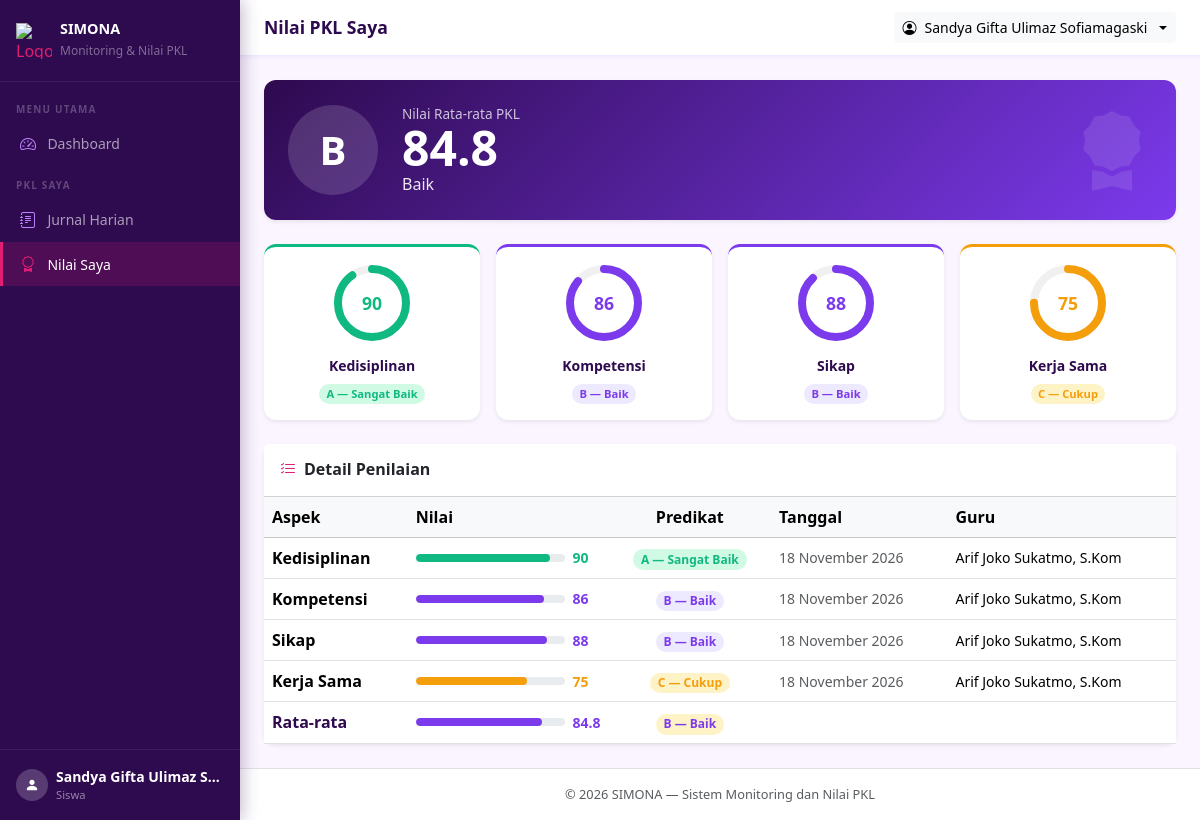
The page /siswa/nilai/index.php (signed in) on the database its author committed.
### tables this page shows
CREATE TABLE `nilai` (
  `id` int(10) unsigned NOT NULL AUTO_INCREMENT,
  `siswa_id` int(10) unsigned NOT NULL,
  `aspek_penilaian` varchar(50) NOT NULL COMMENT 'Contoh: Kedisiplinan, Kompetensi, Sikap',
  `nilai` tinyint(3) unsigned NOT NULL COMMENT 'Rentang 0-100',
  `tanggal_input` date NOT NULL,
  `diberikan_oleh` int(10) unsigned NOT NULL COMMENT 'Relasi ke users.id (admin/guru)',
  PRIMARY KEY (`id`),
  UNIQUE KEY `uq_siswa_aspek` (`siswa_id`,`aspek_penilaian`),
  KEY `idx_nilai_siswa` (`siswa_id`),
  KEY `idx_nilai_pemberi` (`diberikan_oleh`),
  CONSTRAINT `fk_nilai_siswa` FOREIGN KEY (`siswa_id`) REFERENCES `siswa` (`id`) ON DELETE CASCADE,
  CONSTRAINT `fk_nilai_user` FOREIGN KEY (`diberikan_oleh`) REFERENCES `users` (`id`)
);

CREATE TABLE `users` (
  `id` int(10) unsigned NOT NULL AUTO_INCREMENT,
  `nama` varchar(100) NOT NULL,
  `username` varchar(50) NOT NULL,
  `password` varchar(255) NOT NULL COMMENT 'Hasil password_hash(), bukan teks asli',
  `role` enum('admin','siswa') NOT NULL DEFAULT 'siswa',
  `created_at` timestamp NOT NULL DEFAULT current_timestamp(),
  PRIMARY KEY (`id`),
  UNIQUE KEY `uq_username` (`username`)
);

### includes/functions.php (called while the page is built, shortened)
<?php
function e(string $string): string
{
    return htmlspecialchars($string, ENT_QUOTES, 'UTF-8');
}
function format_tanggal(string $tanggal): string
{
    $bulan = [
        1  => 'Januari',  2  => 'Februari', 3  => 'Maret',
        4  => 'April',    5  => 'Mei',       6  => 'Juni',
        7  => 'Juli',     8  => 'Agustus',   9  => 'September',
        10 => 'Oktober',  11 => 'November',  12 => 'Desember',
    ];
    $ts = strtotime($tanggal);
    return date('j', $ts) . ' ' . $bulan[(int)date('n', $ts)] . ' ' . date('Y', $ts);
}

### siswa/nilai/index.php (the view, shortened to what this page needs)
<?php
require_once __DIR__ . '/../../includes/functions.php';
$db       = get_db();
$user     = current_user();
$siswa_id = $user['siswa_id'];
$aspek_list = ['Kedisiplinan', 'Kompetensi', 'Sikap', 'Kerja Sama'];
$stmt = $db->prepare("
    SELECT n.aspek_penilaian, n.nilai, n.tanggal_input, u.nama AS nama_guru
    FROM nilai n
    JOIN users u ON n.diberikan_oleh = u.id
    WHERE n.siswa_id = ?
");
$stmt->execute([$siswa_id]);
$nilai_rows = $stmt->fetchAll();
$nilai_map  = [];
foreach ($nilai_rows as $n) {
    $nilai_map[$n['aspek_penilaian']] = $n;
}
$angka_list = array_column($nilai_rows, 'nilai');
$rata       = empty($angka_list) ? null : round(array_sum($angka_list) / count($angka_list), 1);
function predikat(float $nilai): array {
    if ($nilai >= 90) return ['A', 'Sangat Baik',   '#10B981', '#d1fae5'];
    if ($nilai >= 80) return ['B', 'Baik',           '#7C3AED', '#ede9fe'];
    if ($nilai >= 70) return ['C', 'Cukup',          '#F59E0B', '#fef3c7'];
    return                   ['D', 'Perlu Perbaikan','#EF4444', '#fee2e2'];
}
require_once __DIR__ . '/../../includes/header.php';
?>
<?php if (empty($nilai_rows)): ?>
<div class="card border-0 shadow-sm">
  <div class="card-body text-center py-5">
    <div style="width:80px;height:80px;background:#f3e8ff;border-radius:50%;display:flex;align-items:center;justify-content:center;margin:0 auto 1rem">
      <i class="bi bi-award" style="font-size:2rem;color:#7C3AED"></i>
    </div>
    <h5 class="fw-bold mb-1" style="color:#2E0A4F">Nilai belum tersedia</h5>
    <p class="text-muted mb-0">Nilai kamu belum diinput oleh guru. Sabar ya! 😊</p>
  </div>
</div>
<?php else: ?>
<?php [$huruf, $label, $warna, $bg] = predikat($rata); ?>
<div class="card border-0 shadow-sm mb-4" style="background:linear-gradient(135deg,#2E0A4F,#7C3AED);overflow:hidden;position:relative">
  <div class="card-body p-4 text-white">
    <div class="row align-items-center">
      <div class="col-auto">
        <div style="width:90px;height:90px;background:rgba(255,255,255,0.15);border-radius:50%;display:flex;align-items:center;justify-content:center;font-size:2.5rem;font-weight:800;color:white">
          <?= $huruf ?>
        </div>
      </div>
      <div class="col">
        <div style="font-size:0.85rem;opacity:0.75">Nilai Rata-rata PKL</div>
        <div style="font-size:3rem;font-weight:800;line-height:1"><?= $rata ?></div>
        <div style="font-size:1rem;opacity:0.9"><?= $label ?></div>
      </div>
      <div class="col-auto d-none d-md-block">
        <i class="bi bi-award-fill" style="font-size:5rem;opacity:0.1;position:absolute;right:1.5rem;top:50%;transform:translateY(-50%)"></i>
      </div>
    </div>
  </div>
</div>
<div class="row g-3 mb-4">
  <?php foreach ($aspek_list as $aspek):
    $d = $nilai_map[$aspek] ?? null;
    $pct = $d ? (int)$d['nilai'] : 0;
    [$h, $l, $w, $bg] = $d ? predikat((float)$d['nilai']) : ['—', 'Belum dinilai', '#9ca3af', '#f3f4f6'];
  ?>
  <div class="col-6 col-md-3">
    <div class="card border-0 shadow-sm h-100" style="border-top:3px solid <?= $w ?> !important">
      <div class="card-body text-center py-3">
        <div style="position:relative;width:80px;height:80px;margin:0 auto 0.75rem">
          <svg width="80" height="80" style="transform:rotate(-90deg)">
            <circle cx="40" cy="40" r="34" fill="none" stroke="#f0f0f0" stroke-width="8"/>
            <circle cx="40" cy="40" r="34" fill="none"
                    stroke="<?= $w ?>" stroke-width="8"
                    stroke-dasharray="<?= round(2 * 3.14159 * 34 * $pct / 100, 1) ?> 999"
                    stroke-linecap="round"/>
          </svg>
          <div style="position:absolute;top:50%;left:50%;transform:translate(-50%,-50%);font-size:1.1rem;font-weight:800;color:<?= $w ?>">
            <?= $d ? $d['nilai'] : '—' ?>
          </div>
        </div>
        <div class="fw-semibold small" style="color:#2E0A4F"><?= e($aspek) ?></div>
        <div class="mt-1">
          <span class="badge rounded-pill" style="background:<?= $bg ?>;color:<?= $w ?>;font-size:0.7rem">
            <?= $d ? "$h — $l" : 'Belum dinilai' ?>
          </span>
        </div>
      </div>
    </div>
  </div>
  <?php endforeach; ?>
</div>
<div class="card border-0 shadow-sm">
  <div class="card-header bg-white py-3">
    <h6 class="mb-0 fw-bold">
      <i class="bi bi-list-check me-2" style="color:#E11D74"></i>Detail Penilaian
    </h6>
  </div>
  <div class="card-body p-0">
    <table class="table align-middle mb-0">
      <thead class="table-light">
        <tr>
          <th>Aspek</th>
          <th>Nilai</th>
          <th class="text-center">Predikat</th>
          <th class="d-none d-md-table-cell">Tanggal</th>
          <th class="d-none d-md-table-cell">Guru</th>
        </tr>
      </thead>
      <tbody>
        <?php foreach ($aspek_list as $aspek):
          $d = $nilai_map[$aspek] ?? null;
          [$h, $l, $w, $bg] = $d ? predikat((float)$d['nilai']) : ['—','Belum dinilai','#9ca3af','#f3f4f6'];
        ?>
        <tr>
          <td class="fw-semibold"><?= e($aspek) ?></td>
          <td style="min-width:160px">
            <?php if ($d): ?>
              <div class="d-flex align-items-center gap-2">
                <div class="progress flex-grow-1" style="height:8px;border-radius:4px">
                  <div class="progress-bar" style="width:<?= $d['nilai'] ?>%;background:<?= $w ?>;border-radius:4px"></div>
                </div>
                <span class="fw-bold small" style="min-width:28px;color:<?= $w ?>"><?= $d['nilai'] ?></span>
              </div>
            <?php else: ?>
              <span class="text-muted small">Belum dinilai</span>
            <?php endif; ?>
          </td>
          <td class="text-center">
            <span class="badge rounded-pill small" style="background:<?= $bg ?>;color:<?= $w ?>">
              <?= $d ? "$h — $l" : '—' ?>
            </span>
          </td>
          <td class="small text-muted d-none d-md-table-cell">
            <?= $d ? format_tanggal($d['tanggal_input']) : '—' ?>
          </td>
          <td class="small d-none d-md-table-cell">
            <?= $d ? e($d['nama_guru']) : '—' ?>
          </td>
        </tr>
        <?php endforeach; ?>
      </tbody>
      <tfoot>
        <tr style="background:#faf5ff">
          <td class="fw-bold" style="color:#2E0A4F">Rata-rata</td>
          <td>
            <div class="d-flex align-items-center gap-2">
              <div class="progress flex-grow-1" style="height:8px;border-radius:4px">
                <div class="progress-bar" style="width:<?= $rata ?>%;background:<?= $warna ?>;border-radius:4px"></div>
              </div>
              <span class="fw-bold small" style="color:<?= $warna ?>"><?= $rata ?></span>
            </div>
          </td>
          <td class="text-center">
            <span class="badge rounded-pill" style="background:<?= $bg ?>;color:<?= $warna ?>">
              <?= $huruf ?> — <?= $label ?>
            </span>
          </td>
          <td colspan="2" class="d-none d-md-table-cell"></td>
        </tr>
      </tfoot>
    </table>
  </div>
</div>
<?php endif; ?>
<?php require_once __DIR__ . '/../../includes/footer.php'; ?>

### includes/header.php (style rules this page uses)
:root { --sidebar-width: 240px; --primary: #2E0A4F; --accent: #E11D74; --accent-soft: #7C3AED; --accent-light: rgba(225,29,116,0.1); --accent-soft-light: rgba(124,58,237,0.1); }
body { background: #FAF5FF; font-family: 'Segoe UI', sans-serif; }
.card { border-radius: 12px !important; }

### rows shown on the page
nilai: nilai "90", tanggal_input "18 November 2026"
nilai: nilai "86", tanggal_input "18 November 2026"
nilai: nilai "88", tanggal_input "18 November 2026"
nilai: nilai "75", tanggal_input "18 November 2026"
users: nama "Arif Joko Sukatmo, S.Kom"

### other values the page prints
$user['nama'] "Sandya Gifta Ulimaz S…"
$page_title "Nilai PKL Saya"
$user['nama'] "Sandya Gifta Ulimaz Sofiamagaski"
$huruf "B"
$rata "84.8"
$label "Baik"
$aspek "Kedisiplinan"
$h "A"
$l "Sangat Baik"
$aspek "Kompetensi"
$h "B"
$l "Baik"
$aspek "Sikap"
$aspek "Kerja Sama"
$h "C"
